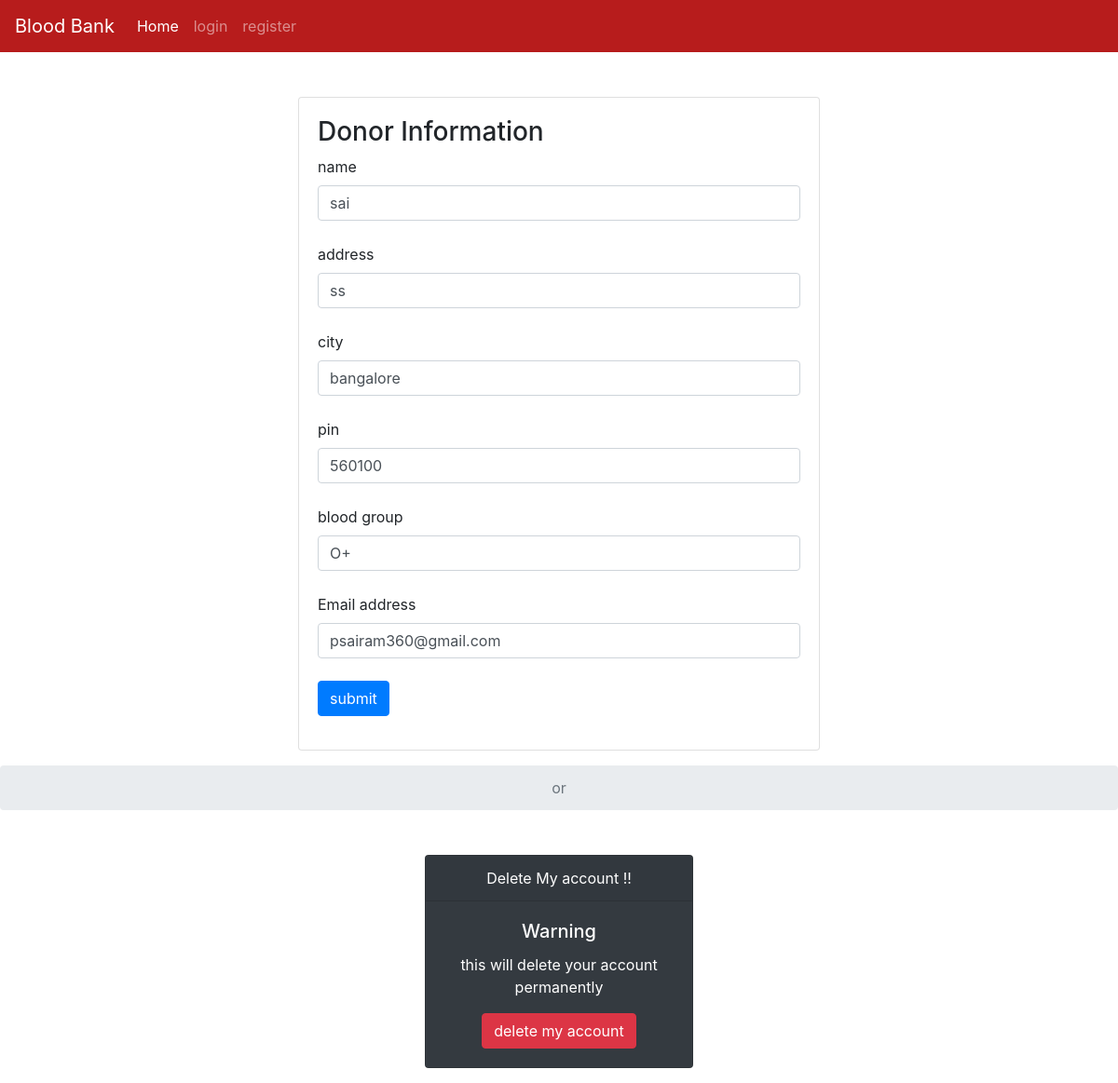
Page /myprofile/psairam360@gmail.com on the committed database.
### tables this page shows
CREATE TABLE users (name TEXT, addr TEXT, city TEXT, pin TEXT, bg TEXT,email TEXT UNIQUE, pass TEXT);

### server.py (the view, shortened to what this page needs)
@app.route("/myprofile/<email>", methods=('GET', 'POST'))
def myprofile(email):
    msg =""
    if request.method == 'GET':
        con = sqlite3.connect('database.db')
        con.row_factory = sqlite3.Row
        cur = con.cursor()
        cur.execute("select * from users where email=?",(email,))
        rows = cur.fetchall();
        return render_template("myprofile.html",rows = rows)

### templates/myprofile.html (shortened to what this page needs)
{% extends "base.html" %}
{% block content %}
{%for row in rows%}
<center>
<div class="card text-left mt-5" style="width: 35rem;">
  <div class="card-body">
      <form action = "{{url_for('myprofile',email=session['username'])}}" method = "POST">
        <div class="form-group">
         <h3>Donor Information</h3>
         <label for="name">name</label>
         <input type = "text"  class="form-control" name = "name" value="{{row['name']}}" required/><br>
         <label for="name">address</label>
         <input type = "text" name = "addr"  class="form-control" value="{{row['addr']}}" required/><br>
         <label for="name">city</label>
         <input type = "text" name ="city" class="form-control" value="{{row['city']}}" required/><br>
         <label for="name">pin</label>
         <input type = "text" name ="pin" class="form-control" value="{{row['pin']}}" required/><br>
         <label for="name">blood group</label>
         <input type = "text" name ="bg" class="form-control" value="{{row['bg']}}" required/><br>
         <label for="exampleInputEmail1">Email address</label>
        <input type = "email" name ="email" class="form-control" value="{{row['email']}}" required/><br>
         <input type = "submit" value = "submit" class="btn btn-primary" /><br>
       </div>
      </form>
      </div>
      </div>
      </center>
<center>
  <nav aria-label="breadcrumb  ">
    <ol class="breadcrumb mt-3 justify-content-center">
      <li class="breadcrumb-item active" aria-current="page">or</li>
    </ol>
  </nav>
 <div class="card text-white bg-dark mb-3 mt-5" style="max-width: 18rem;">
  <div class="card-header">Delete My account !!</div>
  <div class="card-body">
    <h5 class="card-title">Warning</h5>
    <p class="card-text">this will delete your account permanently</p>
      <a  class="btn btn-danger" data-toggle="modal" data-target="#exampleModalCenter">delete my account</a>
  </div>
</div>
</center>
{%endfor%}
 {% endblock %}

### rows in the picture
users: name "sai", addr "ss", city "bangalore", pin "560100", bg "O+", email "psairam360@gmail.com"
